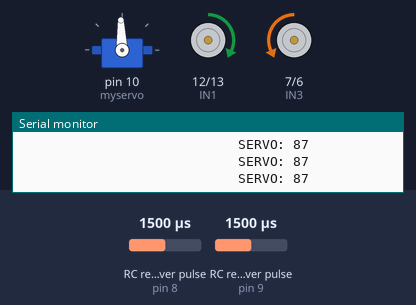
The sketch below on a simulated Arduino Uno, built with avr-gcc and run on an emulated ATmega328P. On the bench: servo, motor-driver pin pairs drawn as motors (green arrow = first pin HIGH = forward, orange = second pin HIGH = backward, longer = more drive, scaled by the enable pin), the last lines printed to the serial monitor. Wiring (inferred from the names in the program): 2 × RC receiver channel: data pin 8 / data pin 9. Inputs (shaded band) come from the test bench; at power-on: RC receiver pulse (sensors on pin 9, pin 8) 1500 µs.

Above: at 2.7 s.
2.8 s: RC receiver pulse (sensor on pin 9) set to 1250 µs
At 4.0 s:
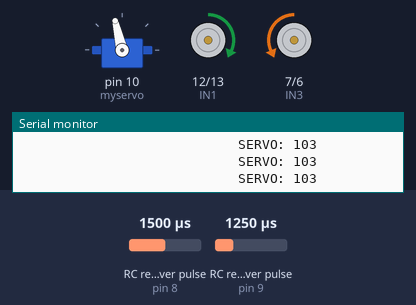
4.3 s: RC receiver pulse (sensor on pin 8) set to 1020 µs
At 5.2 s:
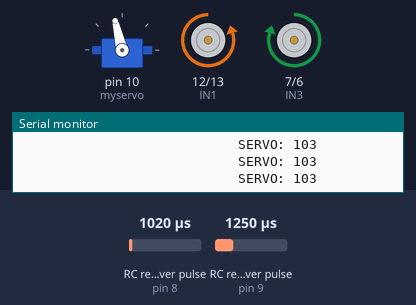
5.8 s: RC receiver pulse (sensor on pin 9) set to 1500 µs
At 6.2 s:
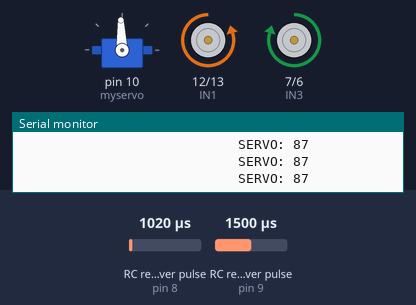
7.3 s: RC receiver pulse (sensor on pin 8) set to 1250 µs
At 8.5 s:
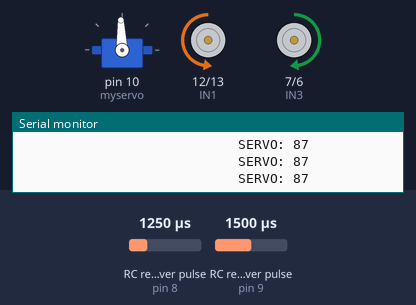
8.8 s: RC receiver pulse (sensor on pin 9) set to 1750 µs
At 9.7 s:
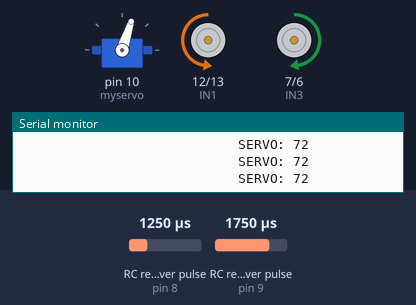
10.3 s: RC receiver pulse (sensor on pin 8) set to 1500 µs
At 10.9 s:
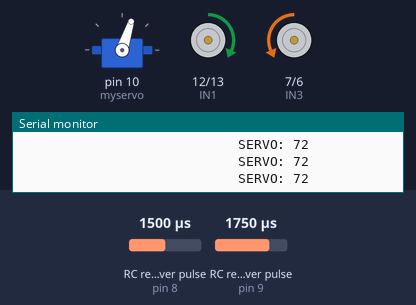
Timing chart, 0 to 12.8 s (numbered marks = the images above; inputs shaded):
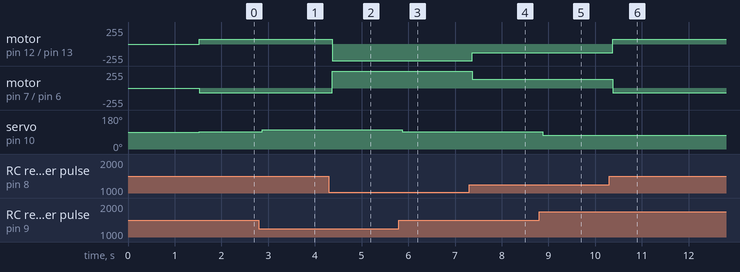

Measured:
- after the input at 2.8 s, servo on pin 10 (myservo): 92° → 103° after 0.08 s
- after the input at 4.3 s, motor on pin 12 (IN1) / pin 13 (IN2): forward 68/255 → backward 251/255 after 0.07 s; motor on pin 7 (IN3) / pin 6 (IN4): backward 68/255 → forward 251/255 after 0.07 s
- after the input at 5.8 s, servo on pin 10 (myservo): 103° → 92° after 0.07 s
- after the input at 7.3 s, motor on pin 12 (IN1) / pin 13 (IN2): backward 251/255 → backward 129/255 after 0.07 s; motor on pin 7 (IN3) / pin 6 (IN4): forward 251/255 → forward 129/255 after 0.07 s
- after the input at 8.8 s, servo on pin 10 (myservo): 92° → 72° after 0.07 s
- after the input at 10.3 s, motor on pin 12 (IN1) / pin 13 (IN2): backward 129/255 → forward 68/255 after 0.07 s; motor on pin 7 (IN3) / pin 6 (IN4): forward 129/255 → backward 68/255 after 0.07 s

The sketch:

robold.ino
```cpp
#include <Servo.h>

int CH2 = 8;
int CH4 = 9;
int IN1 = 12 ;
int IN2 = 13 ;
int IN3 = 7 ;
int IN4 = 6 ;
int PWM1 = 11;
int PWM2 = 5;
//pino 10 - servo

unsigned long channel2 = 0;
unsigned long channel4 = 0;

Servo myservo;

int vel = 0;
int aux1 = 0;
int aux2 = 0;
int ang = 0;

void setup() {
  delay (1500);
  Serial.begin(9600);
  Serial.println("Inicializando...");
  pinMode (CH2, INPUT);
  pinMode (CH4, INPUT);
  pinMode(IN1, OUTPUT);
  pinMode(IN2, OUTPUT);
  pinMode(IN3, OUTPUT);
  pinMode(IN4, OUTPUT);
  pinMode(PWM1, OUTPUT);
  pinMode(PWM2, OUTPUT);

  myservo.attach(10);

     myservo.write(90);
}

void checkTransmitter()
{
  channel2 = (pulseIn (CH2, HIGH, 100000)) / 10;
  channel4 = (pulseIn (CH4, HIGH, 100000)) / 10;
}


void loop() {
  checkTransmitter();
  //Serial.print("ch2: ");
  //Serial.println(channel2);
  //Serial.print("ch4: ");
  //Serial.println(channel4);

  // 87 -95 = 90            <10 0 >170 180
  if(channel2 <20 ){
    aux2 = 95;
  }
  aux2 = map(channel4, 102, 188, 117, 63);// 180 - 0
  Serial.print("                            SERVO: ");
  Serial.println(aux2);


  if (aux2 >= 83 && aux2 <= 94) {
     ang = 92;
     myservo.write(ang);

  }
  if (aux2 > 94 && aux2 < 117) {
     ang = aux2;
     myservo.write(ang);
  }
  if (aux2 >= 63 && aux2 < 83) {
     ang = aux2;
     myservo.write(ang);
  }


  aux1 = map(channel2, 101, 187, 255, 0);
  //Serial.print("VELOCIDADE:");
  //Serial.println(aux1);
  if ((aux1 >= 115 && aux1 <= 145) || aux1 > 260) {
    //Serial.println("                                                                                  PARADO");
    digitalWrite(IN1, HIGH);
    digitalWrite(IN2, HIGH);
    digitalWrite(IN3, HIGH);
    digitalWrite(IN4, HIGH);

  }

  if (aux1 > 145 && aux1 <260) {
    //Serial.print("                                                                                  FRENTE COM VELOCIDADE : ");
    vel = map(aux1, 145, 255, 60, 255);
    //Serial.println(vel);

    analogWrite(PWM1 , vel);
    digitalWrite(IN2, HIGH);
    digitalWrite(IN1, LOW);
    analogWrite(PWM2 , vel);
    digitalWrite(IN3, HIGH);
    digitalWrite(IN4, LOW);
  }

  if (aux1 < 115) {
    //Serial.print("                                                                                  TRAS COM VELOCIDADE");
    vel = map(aux1, 115, 0, 60, 255);
    //Serial.println(vel);
    analogWrite(PWM1 , vel);
    digitalWrite(IN2, LOW);
    digitalWrite(IN1, HIGH);
    analogWrite(PWM2 , vel);
    digitalWrite(IN3, LOW);
    digitalWrite(IN4, HIGH);

  }
}
```
